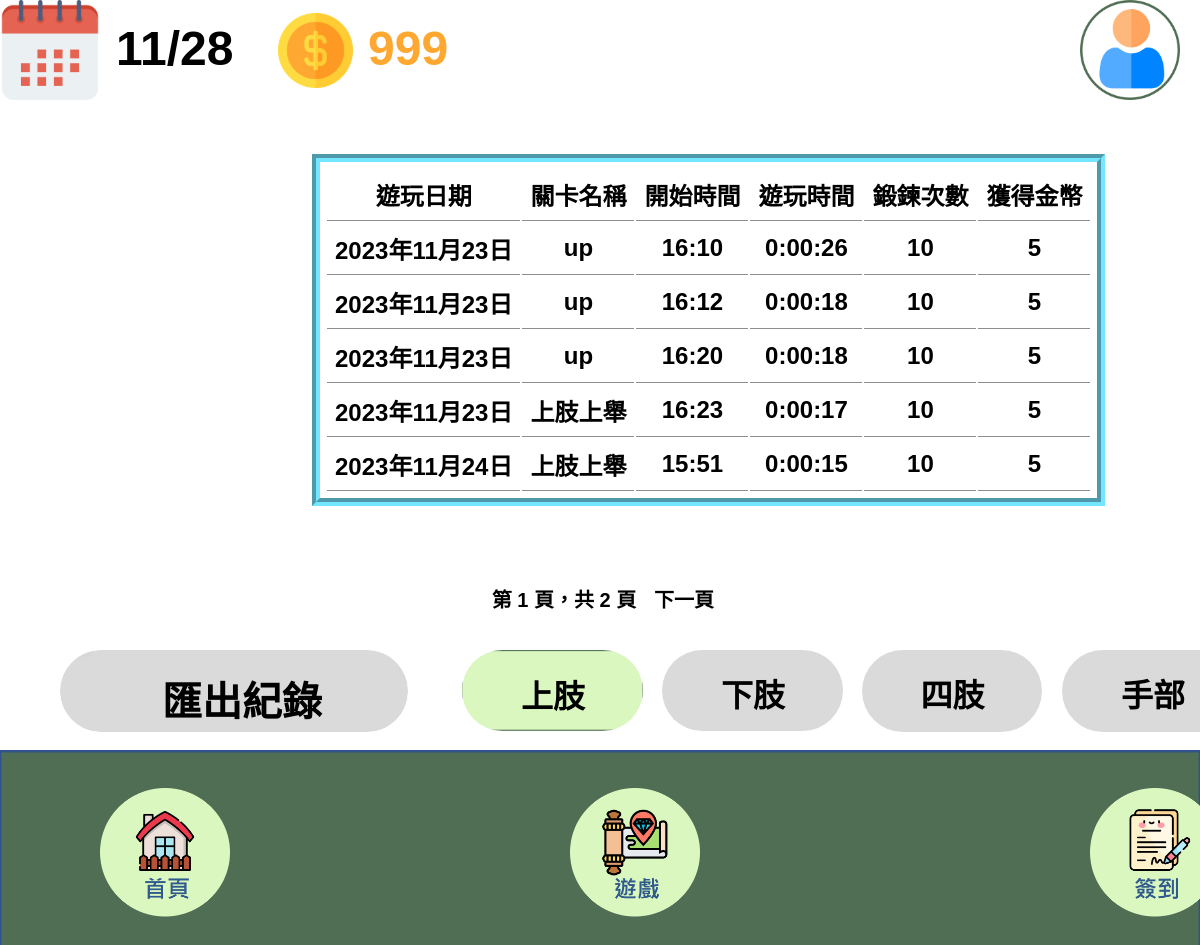
Screenshot of /紀錄上肢 (signed in) with the database file from the repository.
### w2/models.py (models this page shows)
class GameRecord(models.Model):
    USER_UID = models.CharField(max_length=20)
    PlayDate = models.DateField()
    PlayPart = models.CharField(max_length=20)
    UID = models.CharField(max_length=30)
    PlayStage = models.CharField(max_length=20)
    StartTime = models.TimeField()
    EndTime = models.TimeField()
    DurationTime = models.DurationField()
    AddCoin = models.IntegerField(default=0)
    ExerciseCount = models.IntegerField(default=0)
    EstablishTime = models.DateTimeField(auto_now_add=True)

### templates/紀錄上肢.html (shortened to what this page needs)
{% load static %}
<!DOCTYPE html>
<html lang="zh-Hant">
  <head>
    <link rel="stylesheet" href="{% static 'css/style.css' %}" />
  </head>
  <body>
    <div>
      <link href="{% static 'css/紀錄.css' %}" rel="stylesheet" />
      <div class="component-紀錄1-container">
        <div class="component-紀錄1-frame">
          <img
            src="{% static 'public/playground_assets/user.png' %}"
            alt="User1345"
            class="component-紀錄1-user"
          />
          <img
            onclick="redirectToPage3()"
            src="{% static 'public/playground_assets/calendar3283-gkkf.svg' %}"
            alt="Calendar1345"
            class="component-紀錄1-calendar"
          />
          <img
            src="{% static 'public/playground_assets/image43283-gee.svg' %}"
            alt="image41345"
            class="component-紀錄1-image4"
          />
          <span class="component-紀錄1-text" id="currentDate"></span>
          <span class="component-紀錄1-text02"><span>999</span></span>
          <div class="component-紀錄1-component">
            <div class="component-紀錄1-group9">
              <img
                onclick="redirectToPage1()"
                src="{% static 'public/playground_assets/home.png' %}"
                alt="image6I134"
                class="component-紀錄1-image6"
              />
            </div>
          </div>
          <div class="component-紀錄1-component1">
            <div class="component-紀錄1-group91">
              <img
                onclick="redirectToPage2()"
                src="{% static 'public/playground_assets/game.png' %}"
                alt="image6I134"
                class="component-紀錄1-image61"
              />
            </div>
          </div>
          <div class="component-紀錄1-component2">
            <div class="component-紀錄1-group92">
              <img
                onclick="redirectToPage3()"
                src="{% static 'public/playground_assets/sign.png' %}"
                alt="image6I134"
                class="component-紀錄1-image62"
              />
            </div>
          </div>
          <img
            src="{% static 'public/playground_assets/buttongray1.png' %}"
            alt="Rectangle411556"
            class="component-紀錄1-rectangle41"
          />
          <span class="component-紀錄1-text12"><span>匯出紀錄</span></span>
          <div class="component-紀錄1-table">
            <table>
                <tr style="border-bottom: 2px solid #000;">
                  <th>遊玩日期</th>
                  <th>關卡名稱</th>
                  <th>開始時間</th>
                  <th>遊玩時間</th>
                  <th>鍛鍊次數</th>
                  <th>獲得金幣</th>
                </tr>
                {% for record in play_records %}
                  <tr>
                    <td>{{ record.PlayDate }}</td>
                    <td>{{ record.PlayStage }}</td>
                    <td>{{ record.StartTime }}</td>
                    <td>{{ record.DurationTime }}</td>
                    <td>{{ record.ExerciseCount }}</td>
                    <td>{{ record.AddCoin }}</td>
                  </tr>
                {% endfor %}
            </table>
          </div>
          <div class="component-紀錄1-pagination">
            <span>第 {{ play_records.number }} 頁，共 {{ play_records.paginator.num_pages }} 頁</span>
            {% if play_records.has_next %}
                <a class ="table_nextpage" href="?page={{ play_records.next_page_number }}">下一頁</a>
            {% endif %}
          </div>
          <img
            onclick="redirectToPage7()"
            src="{% static 'public/playground_assets/rectangle347837-bi29-300h.png' %}"
            alt="Rectangle544014"
            class="component-紀錄1-rectangle33"
          />
          <button class="component-紀錄1-text14"  onclick="redirectToPage7()">
            <span>上肢</span>
          </button>
          <img
            onclick="redirectToPage8()"
            src="{% static 'public/playground_assets/buttongray1.png' %}"
            alt="Rectangle544014"
            class="component-紀錄1-rectangle34"
          />
          <span class="component-紀錄1-text16" onclick="redirectToPage8()"
            ><span>下肢</span></span
          >
          <img
            onclick="redirectToPage9()"
            src="{% static 'public/playground_assets/buttongray1.png' %}"
            alt="Rectangle544014"
            class="component-紀錄1-rectangle35"
          />
          <span class="component-紀錄1-text18" onclick="redirectToPage9()"
            ><span>四肢</span></span
          >
          <img
            onclick="redirectToPage10()"
            src="{% static 'public/playground_assets/buttongray1.png' %}"
            alt="Rectangle544014"
            class="component-紀錄1-rectangle36"
          />
          <span class="component-紀錄1-text20" onclick="redirectToPage10()"
            ><span>手部</span></span
          >
        </div>
      </div>
    </div>
  </body>
</html>

### static/css/style.css (style rules this page uses)
:root { --dl-color-gray-500: #595959; --dl-color-gray-700: #999999; --dl-color-gray-900: #d9d9d9; --dl-size-size-large: 144px; --dl-size-size-small: 48px; --dl-color-danger-300: #a22020; --dl-color-danger-500: #bf2626; --dl-color-danger-700: #e14747; --dl-color-gray-black: #000000; --dl-color-gray-white: #ffffff; --dl-size-size-medium: 96px; --dl-size-size-xlarge: 192px; --dl-size-size-xsmall: 16px; --dl-space-space-unit: 16px; --dl-color-primary-100: #003eb3; --dl-color-primary-300: #0074f0; --dl-color-primary-500: #14a9ff; --dl-color-primary-700: #85dcff; --dl-color-success-300: #199033; --dl-color-success-500: #32a94c; --dl-color-success-700: #4cc366; --dl-size-size-xxlarge: 288px; --dl-size-size-maxwidth: 1400px; --dl-radius-radius-round: 50%; --dl-space-space-halfunit: 8px; --dl-space-space-sixunits: 96px; --dl-space-space-twounits: 32px; --dl-radius-radius-radius2: 2px; --dl-radius-radius-radius4: 4px; --dl-radius-radius-radius8: 8px; --dl-space-space-fiveunits: 80px; --dl-space-space-fourunits: 64px; --dl-space-space-threeunits: 48px; --dl-space-space-oneandhalfunits: 24px; font-family: "Microsoft JhengHei", Arial, Helvetica, sans-serif; }
body { font-family: "Microsoft JhengHei", Arial, Helvetica, sans-serif; }

### templates/紀錄上肢.html (style rules this page uses)
html { line-height: 1.15; }
body { margin: 0; }
* { box-sizing: border-box; border-width: 0; border-style: solid; }
p, li, ul, pre, div, h1, h2, h3, h4, h5, h6, figure, blockquote, figcaption { margin: 0; padding: 0; }
button { background-color: transparent; }
button, input, optgroup, select, textarea { font-family: inherit; font-size: 100%; line-height: 1.15; margin: 0; }
button, select { text-transform: none; }
button, [type="button"], [type="reset"], [type="submit"] { -webkit-appearance: button; }
a { color: inherit; text-decoration: inherit; }
img { display: block; }
html { scroll-behavior: smooth; }
html { font-family: "Microsoft JhengHei", Arial, Helvetica, sans-serif; font-size: 16px; }
body { font-weight: 400; font-style: normal; text-decoration: none; text-transform: none; letter-spacing: normal; line-height: 1.15; color: var(--dl-color-gray-black); background-color: var(--dl-color-gray-white); }

### rows the page displays
GameRecord: PlayDate "2023年11月23日", PlayStage "up", StartTime "16:10", DurationTime "0:00:26", ExerciseCount "10", AddCoin "5"
GameRecord: PlayDate "2023年11月23日", PlayStage "up", StartTime "16:12", DurationTime "0:00:18", ExerciseCount "10", AddCoin "5"
GameRecord: PlayDate "2023年11月23日", PlayStage "up", StartTime "16:20", DurationTime "0:00:18", ExerciseCount "10", AddCoin "5"
GameRecord: PlayDate "2023年11月23日", PlayStage "上肢上舉", StartTime "16:23", DurationTime "0:00:17", ExerciseCount "10", AddCoin "5"
GameRecord: PlayDate "2023年11月24日", PlayStage "上肢上舉", StartTime "15:51", DurationTime "0:00:15", ExerciseCount "10", AddCoin "5"

### other values shown
{{ play_records.number }} "1"
{{ play_records.paginator.num_pages }} "2"
